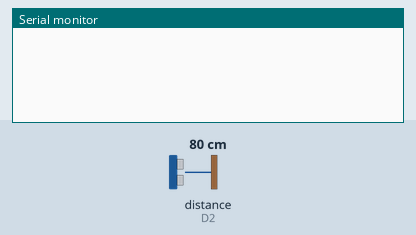
Bench run of a sketch on a simulated ESP8266 (NodeMCU). Parts: the last lines printed to the serial monitor. The inputs (shaded band) are chosen by the test bench; at power-on: distance to the obstacle (sensor on D2) 80 cm. The echo pulse lasts 58.3 µs per cm; WiFi joins after 1.5 s; servers stay silent unless stated.

Above: at 3.0 s.
3.1 s: distance to the obstacle (sensor on D2) set to 2 cm
At 11.96 s:
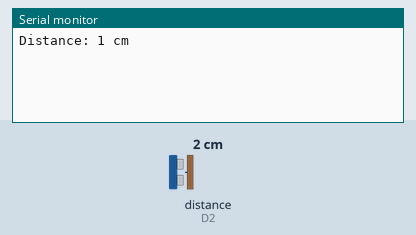
At 13.1 s:
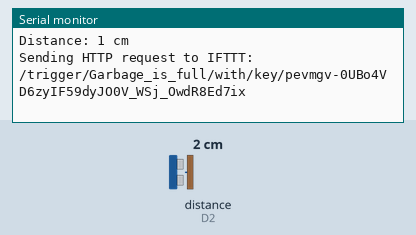

Measured:
- after the input at 3.1 s, the serial monitor: prints a new line after 8.7 s (image 1)

The sketch:

GarageMonitoring.ino
```cpp
#include <ESP8266WiFi.h>
#include <BlynkSimpleEsp8266.h>
#define BLYNK_TEMPLATE_ID "TMPLPdQb0fB7"
#define BLYNK_DEVICE_NAME "Garage Monitering"
char auth[] = "hs3yEbmrKTERPRQkU7YSVp49gIsY3xbW";
char ssid[] = "TECNO CAMON 17P";
char pass[] = "bbo@t7772";

const char* iftttKey = "pevmgv-0UBo4VD6zyIF59dyJO0V_WSj_OwdR8Ed7ix";
const char* eventName = "Garbage_is_full";


const int trigPin = D1;
const int echoPin = D2;
const int distanceThreshold = 5;

BlynkTimer timer;


void setup() {
  Serial.begin(115200);
  Blynk.begin(auth, ssid, pass);
  pinMode(trigPin, OUTPUT);
  pinMode(echoPin, INPUT);
  timer.setInterval(10000L, checkGarbageCan);
}

void loop() {
  Blynk.run();
  timer.run();
}

void checkGarbageCan() {
  long duration, distance;

  digitalWrite(trigPin, LOW);
  delayMicroseconds(2);
  digitalWrite(trigPin, HIGH);
  delayMicroseconds(10);
  digitalWrite(trigPin, LOW);

  duration = pulseIn(echoPin, HIGH);
  distance = duration * 0.034 / 2; // Calculate distance in centimeters

  Serial.print("Distance: ");
  Serial.print(distance);
  Serial.println(" cm");

  Blynk.virtualWrite(V0, distance); // Send mapped distance data to Blynk app

  if (distance <= distanceThreshold) {
    sendIFTTTRequest();
    delay(60000); // Delay to prevent multiple alerts within a minute
  }
}

void sendIFTTTRequest() {
  // Your existing IFTTT request code here
  WiFiClient client;
  if (client.connect("maker.ifttt.com", 80)) {
    String url = "/trigger/" + String(eventName) + "/with/key/" + String(iftttKey);
    Serial.print("Sending HTTP request to IFTTT: ");
    Serial.println(url);
    client.print(String("GET ") + url + " HTTP/1.1\r\n" +
                 "Host: maker.ifttt.com\r\n" +
                 "Connection: close\r\n\r\n");
    client.stop();
  } else {
    Serial.println("Failed to connect to IFTTT");
  }
}
```
